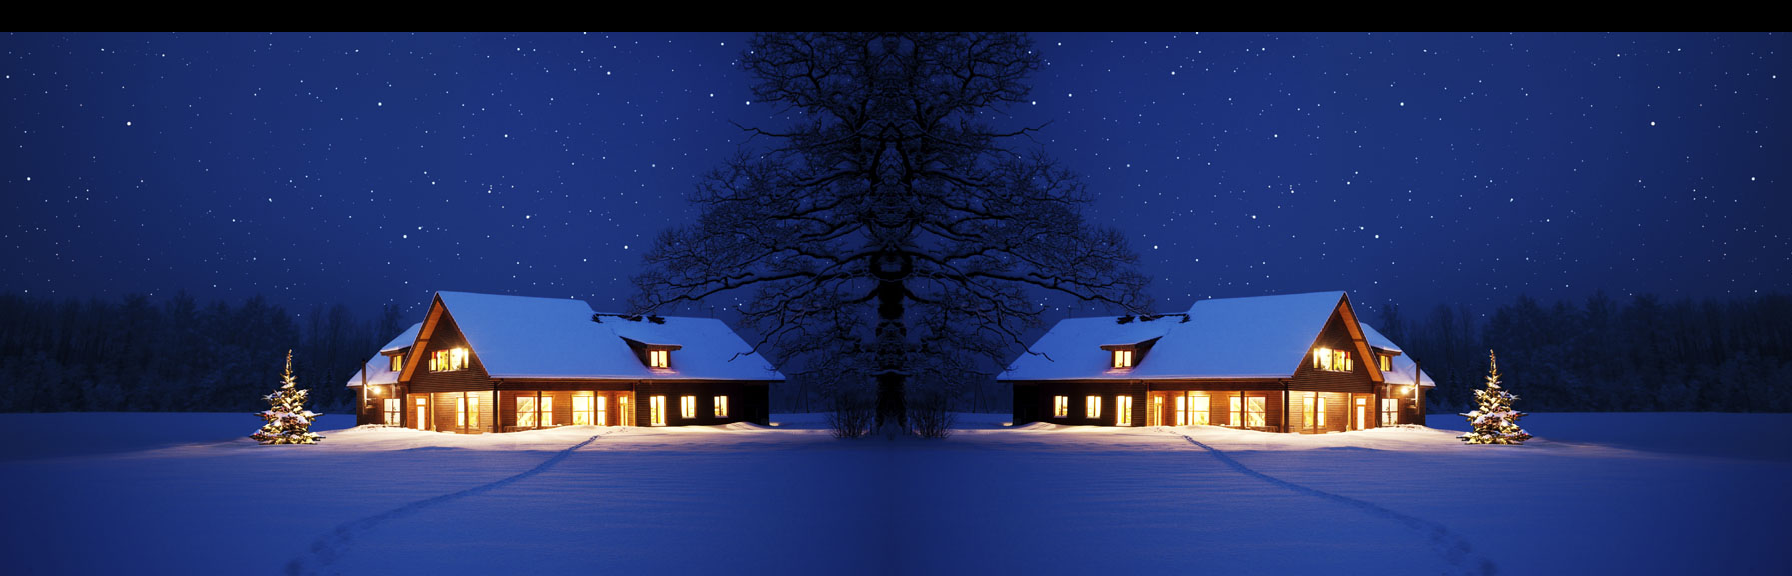

A level layout from a 2D game, rendered from its tile map. Below: a short description, then the map file with tile-grid data replaced by summaries:
An orthogonal 56x18 tile map with 32x32 px tiles, 1 tile layer (Tile Layer 1) and 34 objects.

<map version="1.0" orientation="orthogonal" renderorder="right-down" width="56" height="18" tilewidth="32" tileheight="32" nextobjectid="39">
 <tileset firstgid="1" name="background2" tilewidth="32" tileheight="32" tilecount="1140">
  <image source="background2.png" width="1846" height="667" />
 </tileset>
 <layer name="Tile Layer 1" width="56" height="18">
  <data>[1008 cells, 952 non-empty, 952 distinct tile ids]</data>
 </layer>
 <objectgroup name="f_rock">
  <object id="5" x="480" y="496" />
  <object id="6" x="480" y="463" />
  <object id="9" x="481" y="362" />
  <object id="10" x="481" y="325" />
  <object id="11" x="769" y="89" />
  <object id="12" x="769" y="123" />
  <object id="13" x="769" y="157" />
  <object id="14" x="769" y="188" />
  <object id="15" x="1078" y="505" />
  <object id="16" x="1078" y="464" />
  <object id="17" x="1078" y="422" />
  <object id="18" x="1078" y="384" />
  <object id="19" x="1357" y="104" />
  <object id="20" x="1357" y="68" />
  <object id="21" x="1357" y="137" />
  <object id="22" x="1364" y="413" />
  <object id="23" x="1364" y="448" />
  <object id="24" x="1364" y="484" />
  <object id="25" x="1648" y="105" />
  <object id="26" x="1648" y="135" />
  <object id="27" x="1648" y="165" />
 </objectgroup>
 <objectgroup name="f_coin">
  <object id="1" x="375" y="186" />
  <object id="2" x="332" y="117" />
  <object id="28" x="1651" y="323" />
  <object id="29" x="1493" y="133" />
  <object id="30" x="1482" y="417" />
  <object id="31" x="1343" y="269" />
  <object id="32" x="1148" y="99" />
  <object id="33" x="941" y="207" />
  <object id="34" x="857" y="449" />
  <object id="35" x="666" y="447" />
  <object id="36" x="721" y="143" />
  <object id="37" x="489" y="206" />
  <object id="38" x="597" y="101" />
 </objectgroup>
</map>
